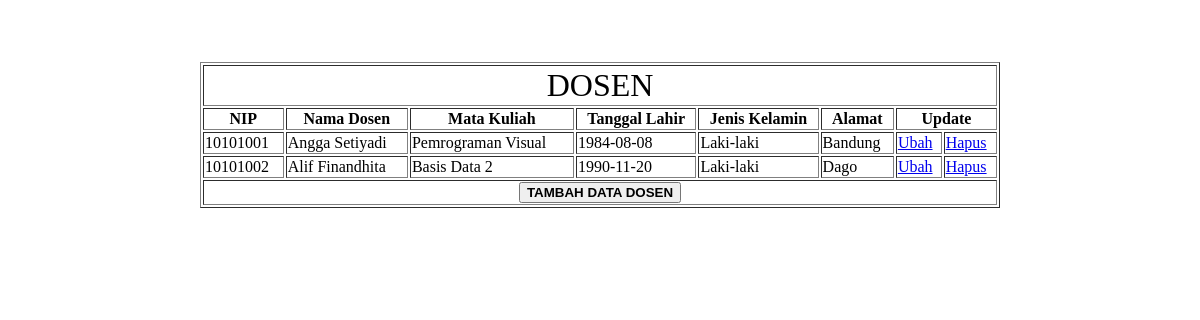
Screenshot of /10118033_Akademik/Dosen.php with the database file from the repository.
### tables this page shows
CREATE TABLE `dosen` (
  `nip` char(8) NOT NULL,
  `nama_dosen` varchar(20) DEFAULT NULL,
  `jk` enum('Laki-laki','Perempuan') NOT NULL,
  `tgl_lahir` date DEFAULT NULL,
  `alamat` varchar(50) NOT NULL,
  `kode_mk` int(3) NOT NULL
);

CREATE TABLE `matkul` (
  `kode_mk` int(3) NOT NULL,
  `nama_mk` varchar(30) DEFAULT NULL,
  `semester` smallint(6) DEFAULT NULL,
  `sks` smallint(6) DEFAULT NULL
);

### 10118033_Akademik/Dosen.php (the view, shortened to what this page needs)
<?php
include_once("config.php");
$result = mysqli_query($mysqli, "SELECT * FROM dosen JOIN matkul ON dosen.kode_mk = matkul.kode_mk ORDER BY nip");
?>
<html>
<head>
<link href="CSS.css" rel="stylesheet" type="text/css">
</head>
<body background="Space.jpg">
<br><br><br>
<table class="li" background="white.png" align="center" border="1" width="800">
	<tr>
		<td colspan="8"><p class="Judul" align="center">DOSEN</p></td>
	</tr>
	<tr>
        <th>NIP</th> <th>Nama Dosen</th> <th>Mata Kuliah</th> <th>Tanggal Lahir</th> <th>Jenis Kelamin</th> <th>Alamat</th> <th colspan="2">Update</th>
    </tr>
    <?php
    while($user_data = mysqli_fetch_array($result)) {
        echo "<tr>";
		echo "<td>".$user_data['nip']."</td>";
        echo "<td>".$user_data['nama_dosen']."</td>";
		echo "<td>".$user_data['nama_mk']."</td>";
        echo "<td>".$user_data['tgl_lahir']."</td>";
        echo "<td>".$user_data['jk']."</td>";
		echo "<td>".$user_data['alamat']."</td>";
		echo "<td><a href='EditDosen.php?nip=$user_data[nip]'>Ubah</a></td>";
		echo "<td><a href='DeleteDosen.php?nip=$user_data[nip]'>Hapus</a></td></tr>";
    }
    ?>
	<tr>
		<td colspan="8" align="center"><a href="TambahDosen.php"><button><b>TAMBAH DATA DOSEN</b></button></a></td>
	</tr>
</table>
</body>
</html>

### 10118033_Akademik/CSS.css (style rules this page uses)
.Judul { font-family : Capture it; font-size : xx-large; }
.li { font-family : Calibri; }

### rows the page displays
dosen: nip "10101001", nama_dosen "Angga Setiyadi", kode_mk.nama_mk "Pemrograman Visual", tgl_lahir "1984-08-08", jk "Laki-laki", alamat "Bandung"
dosen: nip "10101002", nama_dosen "Alif Finandhita", kode_mk.nama_mk "Basis Data 2", tgl_lahir "1990-11-20", jk "Laki-laki", alamat "Dago"
